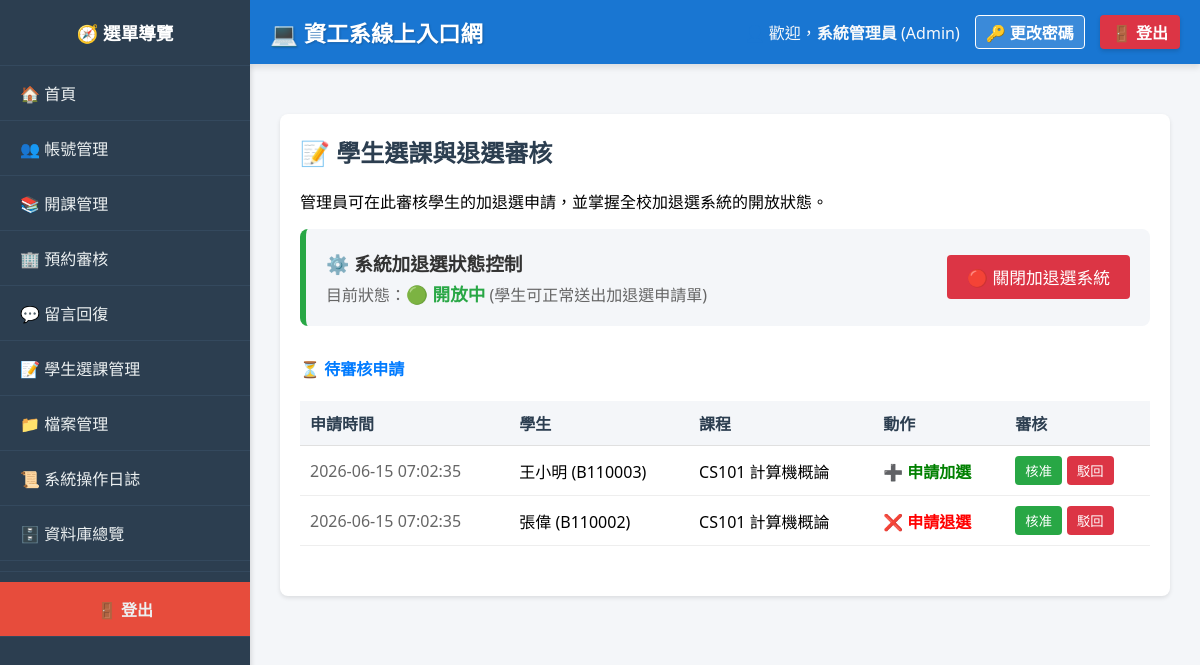
/index.php?page=manage_enrollments (signed in), run on an earlier commit of the app's database.
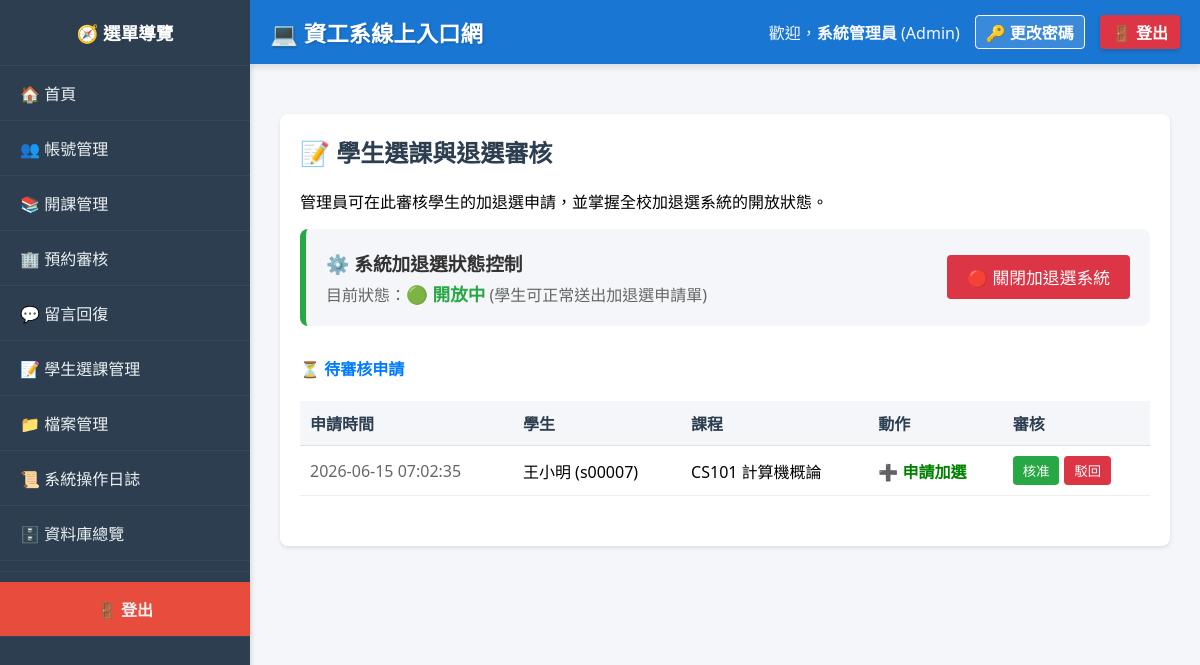
And on a later commit of the database.
### tables this page shows
CREATE TABLE CourseRequests (
    request_id INT AUTO_INCREMENT PRIMARY KEY,
    student_id VARCHAR(50) NOT NULL,
    course_id INT NOT NULL,
    action ENUM('Add', 'Drop') NOT NULL,
    status ENUM('Pending', 'Approved', 'Rejected') DEFAULT 'Pending',
    request_date TIMESTAMP DEFAULT CURRENT_TIMESTAMP,
    FOREIGN KEY (student_id) REFERENCES Students(student_id) ON DELETE CASCADE,
    FOREIGN KEY (course_id) REFERENCES Courses(course_id) ON DELETE CASCADE
);

CREATE TABLE Students (
    student_id VARCHAR(50) PRIMARY KEY,
    user_id INT NOT NULL,
    name VARCHAR(100) NOT NULL,
    enrollment_year INT,
    FOREIGN KEY (user_id) REFERENCES Users(id) ON DELETE CASCADE
);

CREATE TABLE Courses (
    course_id INT AUTO_INCREMENT PRIMARY KEY,
    course_code VARCHAR(20) NOT NULL,
    course_name VARCHAR(100) NOT NULL,
    semester VARCHAR(10) NOT NULL,
    teacher_id INT,
    capacity INT NOT NULL DEFAULT 50,
    schedule VARCHAR(100),
    room VARCHAR(50) DEFAULT NULL,
    syllabus TEXT,
    weight_assignment INT NOT NULL DEFAULT 30,
    weight_midterm INT NOT NULL DEFAULT 30,
    weight_final INT NOT NULL DEFAULT 40,
    created_at TIMESTAMP DEFAULT CURRENT_TIMESTAMP,
    FOREIGN KEY (teacher_id) REFERENCES Teachers(teacher_id) ON DELETE SET NULL
);

### modules/admin/manage_enrollments.php (the view, shortened to what this page needs)
<div class="card">
    <h2>📝 學生選課與退選審核</h2>
    <p>管理員可在此審核學生的加退選申請，並掌握全校加退選系統的開放狀態。</p>
    <?php
    if ($_SESSION['role'] != 'Admin') {
        echo "<p style='color:red;'>無權限。</p>";
    } else {
        $status_query = $conn->query("SELECT setting_value FROM SystemSettings WHERE setting_key = 'enrollment_status'");
        $current_status = $status_query->fetch_assoc()['setting_value'] ?? 'open';
        $is_open = ($current_status === 'open');
        echo "<div style='display:flex; justify-content:space-between; align-items:center; background:#f4f6f9; padding:20px; border-radius:8px; margin-bottom:30px; border-left: 6px solid " . ($is_open ? '#28a745' : '#dc3545') . ";'>";
        echo "<div>";
        echo "<h3 style='margin:0 0 5px 0; color:#333;'>⚙️ 系統加退選狀態控制</h3>";
        if ($is_open) {
            echo "<p style='margin:0; color:#666;'>目前狀態：<span style='color:#28a745; font-weight:bold; font-size:1.1em;'>🟢 開放中</span> (學生可正常送出加退選申請單)</p>";
        } else {
            echo "<p style='margin:0; color:#666;'>目前狀態：<span style='color:#dc3545; font-weight:bold; font-size:1.1em;'>🔴 已關閉</span> (學生無法送出任何新申請)</p>";
        }
        echo "</div>";
        echo "<form method='POST' style='margin:0;'>";
        if ($is_open) {
            echo "<button type='submit' class='btn' style='background:#dc3545; font-size:1.05em; padding:10px 20px;' onclick='return confirm(\"確定要【關閉】加退選系統嗎？學生將無法再申請。\");'>🔴 關閉加退選系統</button>";
        } else {
            echo "<button type='submit' class='btn' style='background:#28a745; font-size:1.05em; padding:10px 20px;' onclick='return confirm(\"確定要【開放】加退選系統嗎？\");'>🟢 開放加退選系統</button>";
        }
        echo "</form>";
        echo "</div>";
        echo "<h4 style='color:#007bff;'>⏳ 待審核申請</h4>";
        $pending = $conn->query("
            SELECT cr.*, s.name as student_name, c.course_code, c.course_name
            FROM CourseRequests cr
            JOIN Students s ON cr.student_id = s.student_id
            JOIN Courses c ON cr.course_id = c.course_id
            WHERE cr.status = 'Pending' ORDER BY cr.request_date ASC
        ");
        if ($pending->num_rows > 0) {
            echo "<table style='width:100%; border-collapse:collapse; margin-bottom:30px;'><tr style='background:#f4f6f9;'><th style='padding:10px;'>申請時間</th><th style='padding:10px;'>學生</th><th style='padding:10px;'>課程</th><th style='padding:10px;'>動作</th><th style='padding:10px;'>審核</th></tr>";
            while ($r = $pending->fetch_assoc()) {
                $action_text = $r['action'] == 'Add' ? "<span style='color:green; font-weight:bold;'>➕ 申請加選</span>" : "<span style='color:red; font-weight:bold;'>❌ 申請退選</span>";
                echo "<tr style='border-bottom:1px solid #eee;'>";
                echo "<td style='padding:10px; color:#666;'>" . $r['request_date'] . "</td>";
                echo "<td style='padding:10px;'>" . htmlspecialchars($r['student_name']) . " ({$r['student_id']})</td>";
                echo "<td style='padding:10px;'>" . htmlspecialchars($r['course_code'] . " " . $r['course_name']) . "</td>";
                echo "<td style='padding:10px;'>{$action_text}</td>";
                echo "<td style='padding:10px;'><form method='POST' style='margin:0; display:flex; gap:5px;'>
                        <input type='hidden' name='request_id' value='{$r['request_id']}'>
                        <button type='submit' name='action_taken' value='Approve' class='btn' style='background:#28a745; padding:5px 10px;'>核准</button>
                        <button type='submit' name='action_taken' value='Reject' class='btn' style='background:#dc3545; padding:5px 10px;'>駁回</button>
                      </form></td></tr>";
            }
            echo "</table>";
        } else {
            echo "<p style='color:#999; padding:15px; background:#f8f9fa;'>目前沒有待審核的選課申請。</p>";
        }
    }
    ?>
</div>

What changed in the data, as far as the page shows it:
removed courserequests: request_date "2026-06-15 07:02:35", student.name "張偉", student "B110002", course.course_name "CS101 計算機概論", action "❌ 申請退選"
changed courserequests "王小明": student "B110003" → "s00007"
